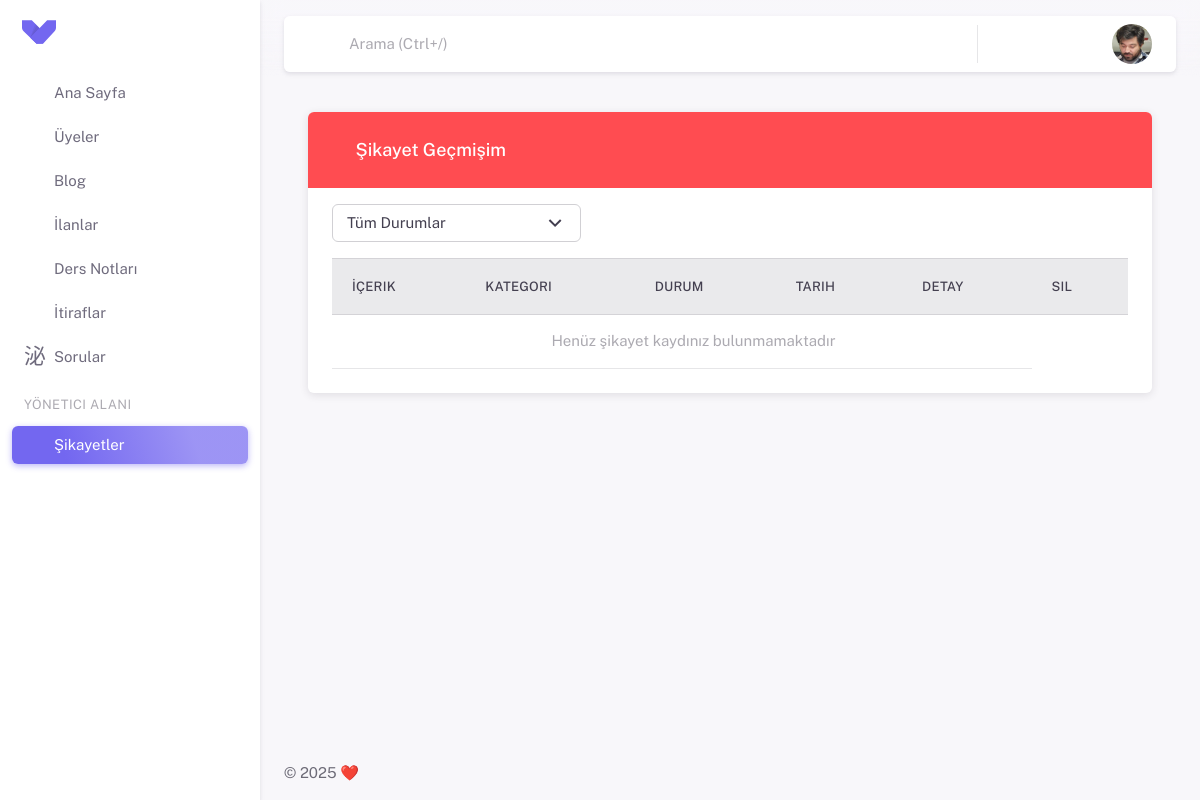
Before: /complaints/my-complaints/ (signed in) with the older database file.
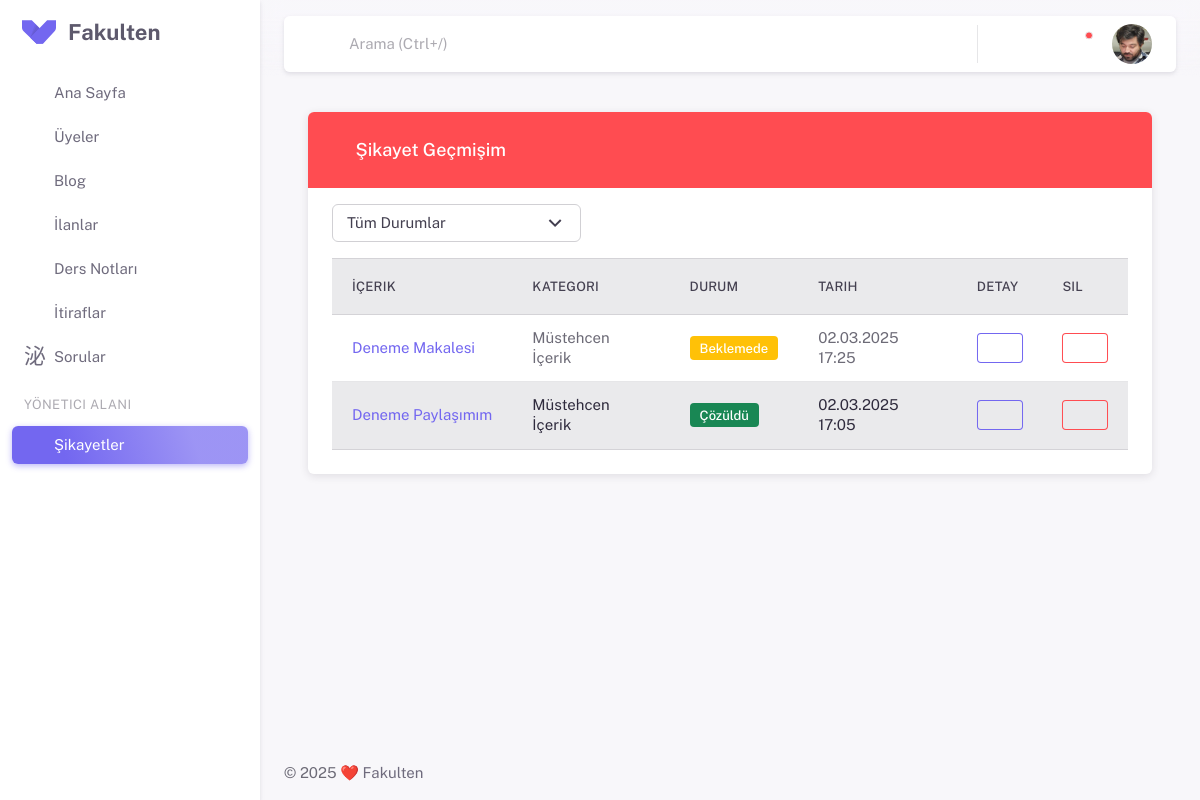
After: the same page with the newer database file.
### apps/settings/models.py (models this page shows, shortened)
class SiteSettingsModel(models.Model):
    site_name = models.CharField(max_length=50, verbose_name="Site Adı")
    site_description = models.TextField(verbose_name="Site Açıklaması")
    class Meta:
        verbose_name = "Site Ayarı"
        verbose_name_plural = "Site Ayarları"

### apps/complaints/models.py (models this page shows, shortened)
class Complaint(models.Model):
    COMPLAINT_CATEGORIES = [
        ('spam', 'Spam/Istenmeyen İçerik'),
        ('nudity', 'Müstehcen İçerik'),
        ('hate', 'Nefret Söylemi'),
        ('violence', 'Şiddet İçeriği'),
        ('harassment', 'Taciz'),
        ('false', 'Yanlış Bilgi'),
        ('other', 'Diğer'),
    ]
    STATUS_CHOICES = [
        ('pending', 'Beklemede'),
        ('under_review', 'İncelemede'),
        ('resolved', 'Çözüldü'),
        ('rejected', 'Reddedildi'),
    ]
    user = models.ForeignKey(User, on_delete=models.CASCADE, related_name='complaints')
    content_type = models.ForeignKey(ContentType, on_delete=models.CASCADE)
    object_id = models.PositiveIntegerField()
    content_object = GenericForeignKey('content_type', 'object_id')
    category = models.CharField(max_length=20, choices=COMPLAINT_CATEGORIES)
    description = models.TextField(max_length=1000)
    status = models.CharField(max_length=13, choices=STATUS_CHOICES, default='pending')
    created_at = models.DateTimeField(auto_now_add=True)
    updated_at = models.DateTimeField(auto_now=True)
    admin_notes = models.TextField(max_length=1000, blank=True, null=True)
    class Meta:
        indexes = [
            models.Index(fields=['content_type', 'object_id']),
            models.Index(fields=['status']),
            models.Index(fields=['created_at']),
        ]
        ordering = ['-created_at']
        verbose_name = 'Şikayet'
        verbose_name_plural = 'Şikayetler'

### apps/blogs/models.py (models this page shows, shortened)
class ArticlesModel(models.Model):
    user = models.ForeignKey(settings.AUTH_USER_MODEL,
                            on_delete=models.CASCADE, related_name='blogs')
    title = models.CharField(max_length=155)
    content = RichTextUploadingField()
    futured_image = models.ImageField(upload_to=upload_to)
    comments = GenericRelation(Comment)
    likes = GenericRelation(Likes)
    create_at = models.DateTimeField(auto_now_add=True)
    category = TreeForeignKey(Category, on_delete=models.CASCADE)
    is_published = models.BooleanField(default=False)
    slug = models.SlugField(unique=True, max_length=160, blank=True, editable=False)
    def get_absolute_url(self):
        return reverse('article_details', kwargs={'slug': self.slug})
    def __str__(self):
        return self.title
    class Meta:
        ordering = ['-create_at']

### apps/post/models.py (models this page shows, shortened)
class PostsModel(models.Model):
    user = models.ForeignKey(User,
                             on_delete=models.CASCADE, related_name='posts')
    content = models.TextField(blank=True, null=True, max_length=360)
    create_at = models.DateTimeField(auto_now_add=True)
    comments = GenericRelation(Comment)
    likes = GenericRelation(Likes)
    photos = GenericRelation(PostsPhotos)
    def __str__(self):
        return self.content[:50]  # Özet gösterimi
    def get_absolute_url(self):
        return reverse('post_detail', kwargs={'post_id': self.id})

### apps/complaints/views.py (the view)
# urls.py: path('my-complaints/', views.my_complaints, name='my_complaints'),
@login_required
def my_complaints(request):
    complaints = Complaint.objects.filter(user=request.user).order_by('-created_at')
    status_filter = request.GET.get('status')
    if status_filter:
        complaints = complaints.filter(status=status_filter)
    paginator = Paginator(complaints, 15)
    page_number = request.GET.get('page')
    page_obj = paginator.get_page(page_number)
    return render(request, 'complaints/my_complaints.html', {
        'page_obj': page_obj,
        'status_choices': Complaint.STATUS_CHOICES,
        'current_status': status_filter
    })

### apps/comments/models.py (called while the page is built)
    def get_notifications_comment_context(self):
        context = {
        'message' : 'yorumunuza yorum yaptı.',
        'content_title' : self.text,
        'content_url' : reverse('comment_detail', kwargs={'comment_id': self.id}),
        }
        return context

    def get_notifications_like_context(self):
        context = {
        'message' : 'yorumunuzu beğendi.',
        'content_title' : self.text,
        'content_url' : reverse('comment_detail', kwargs={'comment_id': self.id}),
        }
        return context

### apps/inputs/models.py (called while the page is built)
    def __str__(self):
        return self.universities

### apps/complaints/templates/complaints/my_complaints.html (shortened to what this page needs)
{% extends 'partials/base.html' %}
{% load static %}
{% block content %}
<div class="container mt-4">
  <div class="card shadow-sm">
    <div class="card-header bg-danger mb-4">
      <h5 class="text-white mb-0"><i class="ti ti-history me-2"></i>Şikayet Geçmişim</h5>
    </div>
    <div class="card-body">
      <div class="row mb-4">
        <div class="col-md-4">
          <form method="get">
            <div class="input-group">
              <select name="status" class="form-select" onchange="this.form.submit()">
                <option value="">Tüm Durumlar</option>
              </select>
            </div>
          </form>
        </div>
      </div>
      <div class="table-responsive">
        <table class="table table-hover">
          <thead>
            <tr class="table-light">
              <th>İçerik</th>
              <th>Kategori</th>
              <th>Durum</th>
              <th>Tarih</th>
              <th>Detay</th>
              <th>Sil</th>
            </tr>
          </thead>
          <tbody>
            {% for complaint in page_obj %}
            <tr class="{% cycle '' 'table-light' %}">
              <td>
                <div class="d-flex align-items-center">
                  <a href="{{ complaint.content_object.get_absolute_url }}"
                     class="text-truncate"
                     style="max-width: 200px;"
                     target="_blank">
                    {{ complaint.content_object|truncatechars:30 }}
                  </a>
                </div>
              </td>
              <td>{{ complaint.get_category_display }}</td>
              <td>
                <span class="badge bg-status-{{ complaint.status }}">
                  {{ complaint.get_status_display }}
                </span>
              </td>
              <td>{{ complaint.created_at|date:"d.m.Y H:i" }}</td>
              <td>
                <button type="button"
                        class="btn btn-sm btn-outline-primary"
                        data-bs-toggle="modal"
                        data-bs-target="#detailModal{{ complaint.id }}">
                  <i class="ti ti-info-circle"></i>
                </button>
              </td>
              <td>
                <button type="button"
                        class="btn btn-sm btn-outline-danger"
                        data-bs-toggle="modal"
                        data-bs-target="#deleteModal{{ complaint.id }}">
                  <i class="ti ti-trash"></i>
                </button>
              </td>
            </tr>
            {% empty %}
            <tr>
              <td colspan="5" class="text-center py-4 text-muted">
                <i class="ti ti-mood-smile me-2"></i>Henüz şikayet kaydınız bulunmamaktadır
              </td>
            </tr>
            {% endfor %}
          </tbody>
        </table>
      </div>
    </div>
  </div>
</div>
{% endblock content %}

### templates/partials/sidebar.html (shortened to what this page needs)
<aside id="layout-menu" class="layout-menu menu-vertical menu bg-menu-theme">
    <div class="app-brand demo">
      <a href="{% url 'home' %}" class="app-brand-link">
        <span class="app-brand-logo demo">
        </span>
        <span class="app-brand-text demo menu-text fw-bold">{{site_settings.site_name}}</span>
      </a>
      <a href="javascript:void(0);" class="layout-menu-toggle menu-link text-large ms-auto">
        <i class="ti menu-toggle-icon d-none d-xl-block align-middle"></i>
      </a>
    </div>
    {% with current_page=request.resolver_match.url_name %}
    <ul class="menu-inner py-1">
      <li class="menu-item {% if current_page == 'home' %} active{% endif %}">
        <a href="{% url 'home' %}" class="menu-link">
          <i class="menu-icon tf-icons ti ti-smart-home"></i>
          <div>Ana Sayfa</div>
        </a>
      </li>
      <li class="menu-item {% if current_page == 'members' %} active{% endif %}">
        <a href="{% url 'members' %}" class="menu-link">
          <i class="menu-icon tf-icons ti ti-user-search"></i>
          <div>Üyeler</div>
        </a>
      </li>
      <li class="menu-item {% if '/blogs/' in request.path %} active open{% endif %}">
        <a href="" class="menu-link menu-toggle">
          <i class="menu-icon tf-icons ti ti-blockquote"></i>
          <div>Blog</div>
        </a>
      </li>
      <li class="menu-item {% if '/marketplace/' in request.path %} active open{% endif %}">
        <a href="{% url 'marketplace' %}" class="menu-link menu-toggle">
          <i class="menu-icon tf-icons ti ti-building-store"></i>
          <div>İlanlar</div>
        </a>
      </li>
      <li class="menu-item {% if '/documents/' in request.path %} active open{% endif %}">
        <a href="" class="menu-link menu-toggle">
          <i class="menu-icon tf-icons ti ti-notebook"></i>
          <div>Ders Notları</div>
        </a>
      </li>
      <li class="menu-item {% if '/confessions/' in request.path %} active open{% endif %}">
        <a href="{% url 'confessions' %}" class="menu-link menu-toggle">
          <i class="menu-icon ti-icons ti ti-spy"></i>
          <div>İtiraflar</div>
        </a>
      </li>
      <li class="menu-item {% if '/questions/' in request.path %} active open{% endif %}">
        <a href="" class="menu-link menu-toggle">
          <i class="menu-icon ti-icons ti ti-message-2-question"></i>
          <div>Sorular</div>
        </a>
      </li>
      {% if user.is_superuser %}
      <li class="menu-header small">
        <span class="menu-header-text">Yönetici Alanı</span>
      </li>
      <li class="menu-item {% if '/complaints/' in request.path %} active open{% endif %}">
        <a href="{% url 'complaint_dashboard' %}" class="menu-link">
          <i class="menu-icon ti-icons ti ti-message-report"></i>
          <div>Şikayetler</div>
        </a>
      </li>
      {%endif%}
    </ul>
    {% endwith %}
  </aside>

### templates/partials/footer.html (shortened to what this page needs)
<footer class="content-footer footer bg-footer-theme">
  <div class="container-xxl">
    <div
      class="footer-container d-flex align-items-center justify-content-between py-4 flex-md-row flex-column">
      <div class="text-body">
        ©
        ❤️ <a href="#" target="_blank" class="footer-link">{{site_settings.site_name}}</a>
      </div>
    </div>
  </div>
</footer>

Changed rows visible on the page:
added SiteSettingsModel: site_name "Fakulten"
added Complaint: content_object "Deneme Makalesi", category "Müstehcen İçerik", status "Beklemede", created_at "02.03.2025 17:25"
added Complaint: content_object "Deneme Paylaşımım", category "Müstehcen İçerik", status "Çözüldü", created_at "02.03.2025 17:05"
Other visible differences:
text no longer shown: "Henüz şikayet kaydınız bulunmamaktadır"
